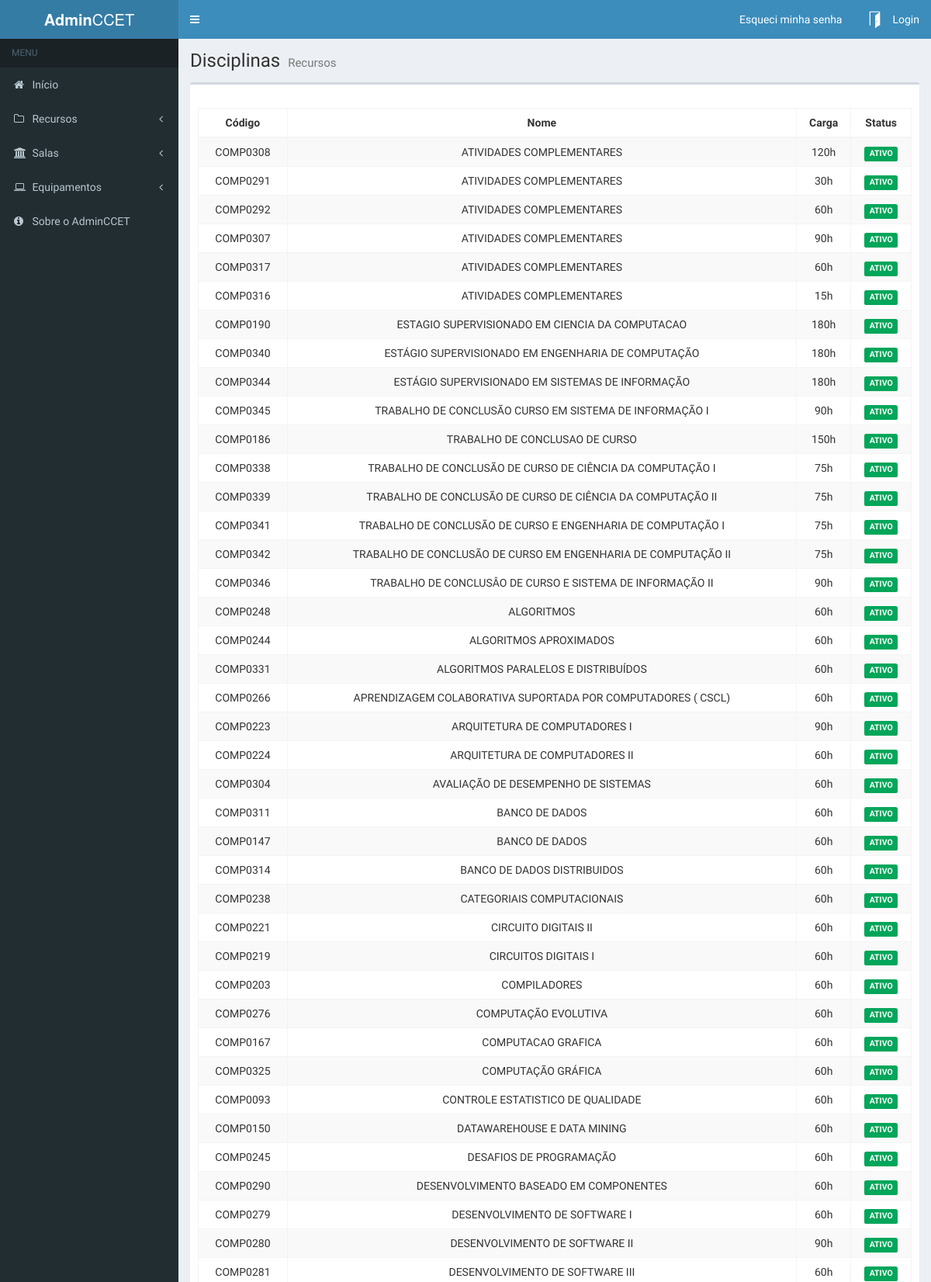
The app's page /modulos/disciplinas/disciplinas.php (upper part) with its own data.
### tables this page shows
CREATE TABLE `tbdisciplinas` (
  `idDisc` int(11) NOT NULL,
  `codigo` varchar(255) DEFAULT NULL,
  `nome` varchar(255) DEFAULT NULL,
  `carga` varchar(255) NOT NULL,
  `status` enum('Ativo','Inativo') NOT NULL DEFAULT 'Ativo'
);

### modulos/disciplinas/disciplinas.php (the view, shortened to what this page needs)
<?php
	include '../../includes/topo.php';
?>
</head>
<?php
	include '../../includes/barra.php';
	include '../../includes/menu.php';
  $db = atalhos::getBanco();
	if($query = $db->prepare("SELECT idDisc, codigo, nome, carga, status FROM tbdisciplinas")){
    $query->execute();
    $query->bind_result($idDisc, $codigo, $nome, $carga, $statusDisc);
  }
?>
  <div class="content-wrapper">
      <section class="content-header">
		    <h1>
		      Disciplinas
		      <small>Recursos</small>
		    </h1>
      </section>
    <section class="content">
      <div class="row">
        <div class="col-xs-12">
          <div class="box">
            <div class="box-header">
            </div>
			<div class="box-body table-responsive">
              <table id="example1" class="table table-bordered table-striped">
                <thead>
                  <tr>
                    <th><center>Código</center></th>
                    <th><center>Nome</center></th>
                    <th><center>Carga</center></th>
                    <th><center>Status</center></th>
                  </tr>
								</thead>
                <?php
                  while ($query->fetch()) {
                      switch($statusDisc){
                        case 'Ativo':
                          $status = '<span class="label label-success">ATIVO</span>';
                          break;
                      }
                      echo '<tr align="center">
                              <td>'.$codigo.'</td>
                              <td>'.$nome.'</td>
                              <td>'.$carga.'</td>
                              <td>'.$status.'</td>';
                      echo '</tr>';
                  }
                ?>
              </table>
            </div>
          </div>
        </div>
      </div>
    </section>
  </div>
</div>
</body>
</html>

### includes/topo.php (shortened to what this page needs)
<!DOCTYPE html>
<html>
  <head>
    <link href="../css/bootstrap.min.css" rel="stylesheet" type="text/css" />
    <link href="../plugins/select2/select2.min.css" rel="stylesheet" type="text/css" />
    <link href="https://maxcdn.bootstrapcdn.com/font-awesome/4.5.0/css/font-awesome.min.css" rel="stylesheet" type="text/css" />
    <link href="../css/ionicons.min.css" rel="stylesheet" type="text/css" />
    <link href="../plugins/fullcalendar/fullcalendar.min.css" rel="stylesheet" type="text/css" />
    <link href="../plugins/fullcalendar/fullcalendar.print.css" rel="stylesheet" type="text/css" media='print' />
    <link rel="stylesheet" type="text/css" href="//cdn.jsdelivr.net/bootstrap.daterangepicker/2/daterangepicker.css" />
    <link href="../plugins/iCheck/all.css" rel="stylesheet" type="text/css" />
    <link href="../plugins/colorpicker/bootstrap-colorpicker.min.css" rel="stylesheet"/>
    <link href="../plugins/timepicker/bootstrap-timepicker.min.css" rel="stylesheet"/>
    <link href="../dist/css/AdminLTE.min.css" rel="stylesheet" type="text/css" />
    <link href="../dist/css/skins/_all-skins.min.css" rel="stylesheet" type="text/css" />
     <link href="../css/t.css" rel="stylesheet" type="text/css" />
    <link href="../css/linux.css" rel="stylesheet" type="text/css" />
    <link href="../plugins/bootstrap-wysihtml5/bootstrap3-wysihtml5.min.css" rel="stylesheet" type="text/css" />
    <link rel="stylesheet" href="../plugins/datatables/dataTables.bootstrap.css">
    <link rel="stylesheet" href="../plugins/datatables/buttons.dataTables.min.css">

### includes/barra.php (shortened to what this page needs)
<body class="skin-blue sidebar-mini">
  <div class="wrapper">
    <header class="main-header">
      <a href="/inicio" class="logo">
        <span class="logo-lg"><b>Admin</b>CCET</span>
      </a>
      <nav class="navbar navbar-static-top" role="navigation">
        <a href="#" class="sidebar-toggle" data-toggle="offcanvas" role="button">
        </a>
        <div class="navbar-custom-menu">
          <ul class="nav navbar-nav">
            <?php if($_SESSION['logado']):  ?>
              <!-- <li class="dropdown notifications-menu">
                <a href="#" class="dropdown-toggle" data-toggle="dropdown">
                  <i class="fa fa-bell-o"></i> -->
                <!-- </a>
                <ul class="dropdown-menu"> -->
                <!-- </ul>
              </li> -->
              <?php if(!$_SESSION['ativo']):  ?>
                <li class="dropdown notifications-menu" >
                  <a href="#" class="dropdown-toggle" data-toggle="dropdown">
                    <i class="fa fa-warning text-yellow"></i>
                  </a>
                  <ul class="dropdown-menu">
                    <li>
                      <?php
                        if ($query = $db->prepare('SELECT dataInicio, dataFim, motivoBlock FROM tbblock WHERE idUserBlock = ? ORDER BY idBlock DESC LIMIT 1')){
                          $query->bind_param('i', $_SESSION['id']);
                          $query->execute();
                          $query->bind_result($dataInicio, $dataFim, $motivoBlock);
                          $query->fetch();
                          echo '<b>Sua conta está inativa!</b><br>';
                          echo "<b>Data de Inicio:</b> ".date("d/m/y", strtotime($dataInicio))."<br>";
                          echo "<b>Data de Fim:</b> ".date("d/m/y", strtotime($dataFim))."<br>";
                          echo "<b>Motivo:</b> ".$motivoBlock."<br>";
                          echo '<b>Para Ativar sua conta é necessario que após o dia do final do prazo você requisite a secretaria.</b>';
                          $query->close();
                          $db->close();
                        }
                      ?>
                    </li>
                  </ul>
                </li>
              <?php endif; ?>
              <li class="dropdown user user-menu">
                <a href="#" class="dropdown-toggle" data-toggle="dropdown">
                  <?php
                    echo "<img height='20' width='20' class='img-circle' src='getimagem/".$_SESSION['id']."/'>";
                  ?>
                  <span class="hidden-xs"><?php echo Atalhos::nome($_SESSION['nome']) ?></span>
                </a>
                <ul class="dropdown-menu">
                  <li class="user-body">
                    <?php
                      echo "<div class='img-circle center-block' style='background-image: url(getimagem/".$_SESSION['id']."/); background-size: 100% 100%;height: 160px;width: 160px;'></div>";
                    ?>
                    <div style="text-align: center;">
                      <strong>
                        <?php echo '<span style="font-size: 12pt;">'.Atalhos::nome($_SESSION['nome']).'</span>'?>
                      </strong>
                    </div>
                  </li>
                  <li class="user-footer">
                    <div class="pull-left">
                      <a href="/perfil/<?php echo $_SESSION['id'] ?>/" class="btn btn-default">Perfil</a>
                    </div>
                    <div class="pull-right">
                      <form action = "post2/" method = "post">
                        <input type="hidden" name="numPost" value="2">
                        <button type="submit" class="btn btn-default">Sair</button>
                      </form>
                    </div>
                  </li>
                </ul>
              </li>
            <?php else:  ?>
              <?php if(isset($_SESSION['errorLogin'])):?>
                <li class="dropdown user user-menu open">
                    <a href="#" class="dropdown-toggle" data-toggle="dropdown" aria-expanded="true">
                    <?php
                      $error = '<div class="form-group">
                                  <weak>
                                    <span class="label center-block" style="background-color: #FF0000; font-size: 9pt;">'
                                    .$_SESSION['errorLogin'].'</span>
                                  </weak>
                                </div>';
                      unset($_SESSION['errorLogin']);
                      else:
                    ?>
                    <li>
                    <a href = '/recuperarSenha/'  >
                    <span >Esqueci minha senha</span>
                    </a>
                    </li>
                  <li class="dropdown user user-menu">
                    <a href="#" class="dropdown-toggle" data-toggle="dropdown" aria-expanded="false">
                    <?php endif; ?>
                      <img height='20' width='20' src="img/door5.png" class="user-image" alt="User Image"/>
                      <span class="hidden-xs">Login</span>
                    </a>
                  </li>
            <?php endif; ?>
          </ul>
        </div>
      </nav>
    </header>

### includes/menu.php (shortened to what this page needs)
<aside class="main-sidebar">
  <section class="sidebar">
    <ul class="sidebar-menu">
      <li class="header">MENU</li>
      <li>
        <a href="/inicio">
          <i class="fa fa-home"></i> <span>Início</span>
        </a>
      </li>
        <li class="treeview">
            <a href="#">
                <i class="fa fa-folder-o"></i>
                <span>Recursos</span>
                <i class="fa fa-angle-left pull-right"></i>
            </a>
        </li>
        <li class="treeview">
            <a href="#">
                <i class="fa fa-bank"></i>
                <span>Salas</span>
                <i class="fa fa-angle-left pull-right"></i>
            </a>
        </li>
      <li class="treeview">
        <a href="#">
          <i class="fa fa-laptop"></i>
          <span>Equipamentos</span>
          <i class="fa fa-angle-left pull-right"></i>
        </a>
      </li>
      <li class="treeview">
          <a href="/sobre">
            <i class="fa fa-info-circle"></i>
            <span>Sobre o AdminCCET</span>
          </a>
      </li>
    </ul>
  </section>
</aside>

### records on screen
tbdisciplinas: codigo "COMP0308", nome "ATIVIDADES COMPLEMENTARES", carga "120h", status "ATIVO"
tbdisciplinas: codigo "COMP0291", nome "ATIVIDADES COMPLEMENTARES", carga "30h", status "ATIVO"
tbdisciplinas: codigo "COMP0292", nome "ATIVIDADES COMPLEMENTARES", carga "60h", status "ATIVO"
tbdisciplinas: codigo "COMP0307", nome "ATIVIDADES COMPLEMENTARES", carga "90h", status "ATIVO"
tbdisciplinas: codigo "COMP0317", nome "ATIVIDADES COMPLEMENTARES", carga "60h", status "ATIVO"
tbdisciplinas: codigo "COMP0316", nome "ATIVIDADES COMPLEMENTARES", carga "15h", status "ATIVO"
tbdisciplinas: codigo "COMP0190", nome "ESTAGIO SUPERVISIONADO EM CIENCIA DA COMPUTACAO", carga "180h", status "ATIVO"
tbdisciplinas: codigo "COMP0340", nome "ESTÁGIO SUPERVISIONADO EM ENGENHARIA DE COMPUTAÇÃO", carga "180h", status "ATIVO"
tbdisciplinas: codigo "COMP0344", nome "ESTÁGIO SUPERVISIONADO EM SISTEMAS DE INFORMAÇÃO", carga "180h", status "ATIVO"
tbdisciplinas: codigo "COMP0345", nome "TRABALHO DE CONCLUSÃO CURSO EM SISTEMA DE INFORMAÇÃO I", carga "90h", status "ATIVO"
tbdisciplinas: codigo "COMP0186", nome "TRABALHO DE CONCLUSAO DE CURSO", carga "150h", status "ATIVO"
tbdisciplinas: codigo "COMP0338", nome "TRABALHO DE CONCLUSÃO DE CURSO DE CIÊNCIA DA COMPUTAÇÃO I", carga "75h", status "ATIVO"
tbdisciplinas: codigo "COMP0339", nome "TRABALHO DE CONCLUSÃO DE CURSO DE CIÊNCIA DA COMPUTAÇÃO II", carga "75h", status "ATIVO"
tbdisciplinas: codigo "COMP0341", nome "TRABALHO DE CONCLUSÃO DE CURSO E ENGENHARIA DE COMPUTAÇÃO I", carga "75h", status "ATIVO"
tbdisciplinas: codigo "COMP0342", nome "TRABALHO DE CONCLUSÃO DE CURSO EM ENGENHARIA DE COMPUTAÇÃO II", carga "75h", status "ATIVO"
tbdisciplinas: codigo "COMP0346", nome "TRABALHO DE CONCLUSÂO DE CURSO E SISTEMA DE INFORMAÇÃO II", carga "90h", status "ATIVO"
tbdisciplinas: codigo "COMP0248", nome "ALGORITMOS", carga "60h", status "ATIVO"
tbdisciplinas: codigo "COMP0244", nome "ALGORITMOS APROXIMADOS", carga "60h", status "ATIVO"
tbdisciplinas: codigo "COMP0331", nome "ALGORITMOS PARALELOS E DISTRIBUÍDOS", carga "60h", status "ATIVO"
tbdisciplinas: codigo "COMP0266", nome "APRENDIZAGEM COLABORATIVA SUPORTADA POR COMPUTADORES ( CSCL)", carga "60h", status "ATIVO"
tbdisciplinas: codigo "COMP0223", nome "ARQUITETURA DE COMPUTADORES I", carga "90h", status "ATIVO"
tbdisciplinas: codigo "COMP0224", nome "ARQUITETURA DE COMPUTADORES II", carga "60h", status "ATIVO"
tbdisciplinas: codigo "COMP0304", nome "AVALIAÇÃO DE DESEMPENHO DE SISTEMAS", carga "60h", status "ATIVO"
tbdisciplinas: codigo "COMP0311", nome "BANCO DE DADOS", carga "60h", status "ATIVO"
tbdisciplinas: codigo "COMP0147", nome "BANCO DE DADOS", carga "60h", status "ATIVO"
tbdisciplinas: codigo "COMP0314", nome "BANCO DE DADOS DISTRIBUIDOS", carga "60h", status "ATIVO"
tbdisciplinas: codigo "COMP0238", nome "CATEGORIAIS COMPUTACIONAIS", carga "60h", status "ATIVO"
tbdisciplinas: codigo "COMP0221", nome "CIRCUITO DIGITAIS II", carga "60h", status "ATIVO"
tbdisciplinas: codigo "COMP0219", nome "CIRCUITOS DIGITAIS I", carga "60h", status "ATIVO"
tbdisciplinas: codigo "COMP0203", nome "COMPILADORES", carga "60h", status "ATIVO"
tbdisciplinas: codigo "COMP0276", nome "COMPUTAÇÃO EVOLUTIVA", carga "60h", status "ATIVO"
tbdisciplinas: codigo "COMP0167", nome "COMPUTACAO GRAFICA", carga "60h", status "ATIVO"
tbdisciplinas: codigo "COMP0325", nome "COMPUTAÇÃO GRÁFICA", carga "60h", status "ATIVO"
tbdisciplinas: codigo "COMP0093", nome "CONTROLE ESTATISTICO DE QUALIDADE", carga "60h", status "ATIVO"
tbdisciplinas: codigo "COMP0150", nome "DATAWAREHOUSE E DATA MINING", carga "60h", status "ATIVO"
tbdisciplinas: codigo "COMP0245", nome "DESAFIOS DE PROGRAMAÇÃO", carga "60h", status "ATIVO"
tbdisciplinas: codigo "COMP0290", nome "DESENVOLVIMENTO BASEADO EM COMPONENTES", carga "60h", status "ATIVO"
tbdisciplinas: codigo "COMP0279", nome "DESENVOLVIMENTO DE SOFTWARE I", carga "60h", status "ATIVO"
tbdisciplinas: codigo "COMP0280", nome "DESENVOLVIMENTO DE SOFTWARE II", carga "90h", status "ATIVO"
tbdisciplinas: codigo "COMP0281", nome "DESENVOLVIMENTO DE SOFTWARE III", carga "60h", status "ATIVO"
